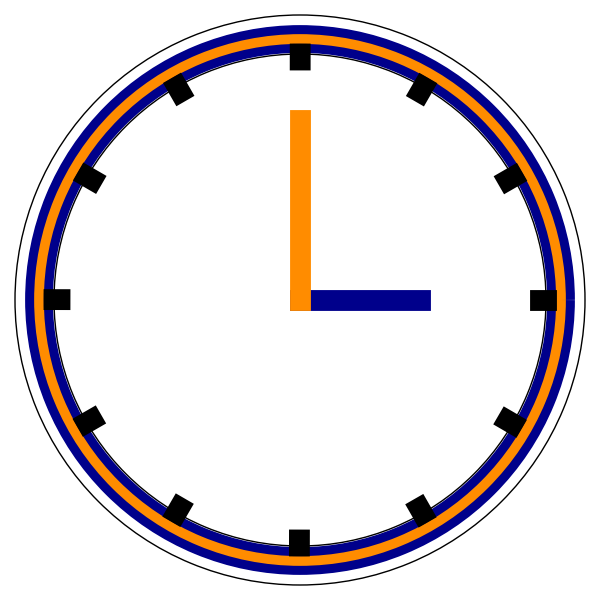

Python code for this plot:
from PIL import Image, ImageTk
try:
    time_icon = Image.open(r"icons\time_icon.png")
except:
    
    import matplotlib as mpl
    import matplotlib.pyplot as plt
    import numpy as np
    mpl.style.use("fast")
    """
        You can find the planet icon as a foto below.
        It is named: planet_icon
        """

    fig  = plt.figure(figsize=(6, 6))
    ax = fig.add_subplot()
    outer_arc = mpl.patches.Arc((0.5,0.5), 0.95, 0.95, transform = ax.transAxes,
                                color = "black")
    ax.add_patch(outer_arc)

    inner_arc = mpl.patches.Arc((0.5,0.5), 0.82, 0.82, transform = ax.transAxes,
                                color = "black")
    between_ = mpl.patches.Arc((0.5,0.5), 0.87, 0.87, transform = ax.transAxes,
                                color = "darkorange", lw=7)
    ax.add_patch(between_)
    between_2 = mpl.patches.Arc((0.5,0.5), 0.87, 0.87, transform = ax.transAxes,
                                color = "darkblue", lw=20, zorder=-1)
    ax.add_patch(between_2)
    ax.add_patch(inner_arc)

    innercirc = mpl.patches.Circle((0.5,0.5), 0.42, transform = ax.transAxes,
                                color = "white", zorder=-2)
    ax.add_patch(innercirc)
    fig.patch.set_facecolor("gray")
    x, y = [np.array(f) for f in ([0.41, 0.40], [0.5, 0.5])]
    theta = 0
    for i in range(12):
        x_ = 0.5+x*np.cos(theta)
        y_ = 0.5+x*np.sin(theta)
        line, = ax.plot(x_, y_, transform = ax.transAxes,
                        lw = 15, color='black')
        theta+=3.14/6
    hour_line, = ax.plot([0.5, 0.7], [0.5, 0.5], transform = ax.transAxes,
                         lw=15, color="darkblue")
    min_line, = ax.plot([0.5, 0.5], [0.5, 0.8], transform = ax.transAxes,
                         lw=15, color = "darkorange")
    #ax.set_facecolor("blue")

    ax.axis("off")
    plt.show() if __name__ == "__main__" else None

    try:
        from icons.img_pack import get_img_from_ax
    except:
        from img_pack import get_img_from_ax
    size = (200, 200)
    img = get_img_from_ax(ax, size)

    if __name__ == "__mai__":
        import tkinter as tk
        #img2 = Image.open("planet.png").resize(size)
        window = tk.Tk()
        window.geometry("500x500")
        img = ImageTk.PhotoImage(img)
        #img2 = ImageTk.PhotoImage(img2)
        label = tk.Label(window)
        label.config(image=img)
        label.place(x=0, y=0)
        label2 = tk.Label(window)
        #label2.config(image=img2)
        label2.place(x=250, y=0)
        window.mainloop()


    """Below you can find the icon"""
    time_icon = img.copy()
    time_icon.save(r"icons\time_icon.png", "PNG")
